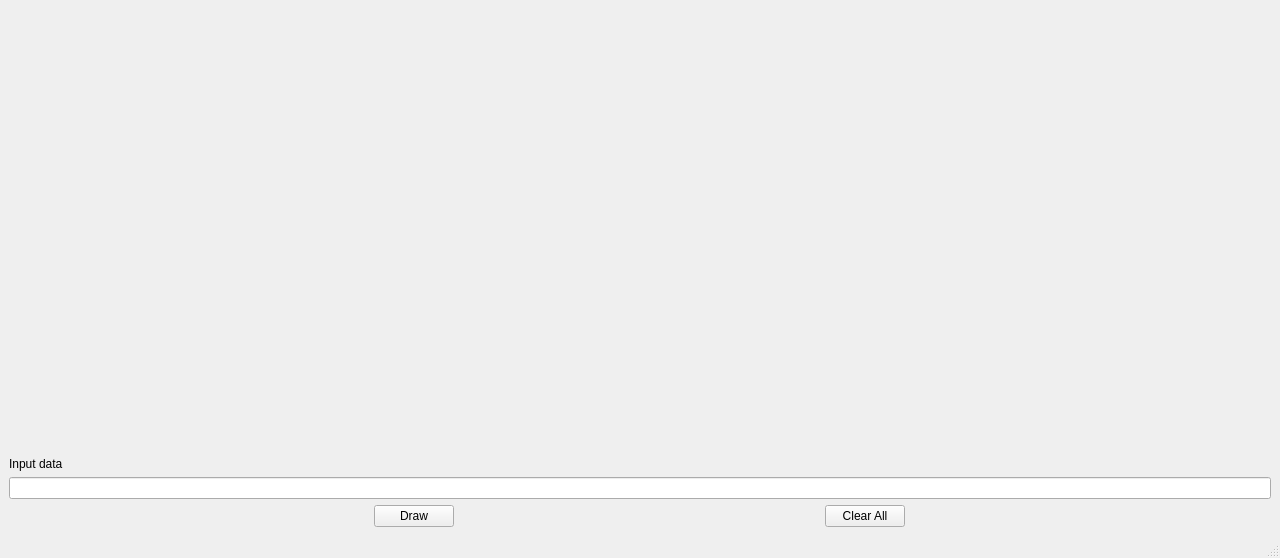
<?xml version="1.0" encoding="UTF-8"?>
<ui version="4.0">
 <class>MainWindow</class>
 <widget class="QMainWindow" name="MainWindow">
  <property name="geometry">
   <rect>
    <x>0</x>
    <y>0</y>
    <width>1280</width>
    <height>558</height>
   </rect>
  </property>
  <property name="windowTitle">
   <string>MainWindow</string>
  </property>
  <widget class="QWidget" name="centralwidget">
   <layout class="QGridLayout" name="gridLayout">
    <item row="2" column="0">
     <widget class="QCustomPlot" name="widget" native="true">
      <property name="sizePolicy">
       <sizepolicy hsizetype="Expanding" vsizetype="Expanding">
        <horstretch>0</horstretch>
        <verstretch>0</verstretch>
       </sizepolicy>
      </property>
     </widget>
    </item>
    <item row="3" column="0">
     <layout class="QVBoxLayout" name="verticalLayout">
      <item>
       <widget class="QLabel" name="label">
        <property name="sizePolicy">
         <sizepolicy hsizetype="Fixed" vsizetype="Fixed">
          <horstretch>0</horstretch>
          <verstretch>0</verstretch>
         </sizepolicy>
        </property>
        <property name="text">
         <string>Input data</string>
        </property>
       </widget>
      </item>
      <item>
       <widget class="QLineEdit" name="lineEdit"/>
      </item>
      <item>
       <layout class="QHBoxLayout" name="horizontalLayout_4">
        <item>
         <widget class="QPushButton" name="pushButton_2">
          <property name="sizePolicy">
           <sizepolicy hsizetype="Fixed" vsizetype="Fixed">
            <horstretch>0</horstretch>
            <verstretch>0</verstretch>
           </sizepolicy>
          </property>
          <property name="text">
           <string>Draw</string>
          </property>
         </widget>
        </item>
        <item>
         <widget class="QPushButton" name="pushButton">
          <property name="sizePolicy">
           <sizepolicy hsizetype="Fixed" vsizetype="Fixed">
            <horstretch>0</horstretch>
            <verstretch>0</verstretch>
           </sizepolicy>
          </property>
          <property name="text">
           <string>Clear All</string>
          </property>
         </widget>
        </item>
       </layout>
      </item>
     </layout>
    </item>
   </layout>
  </widget>
  <widget class="QMenuBar" name="menubar">
   <property name="geometry">
    <rect>
     <x>0</x>
     <y>0</y>
     <width>1280</width>
     <height>22</height>
    </rect>
   </property>
  </widget>
  <widget class="QStatusBar" name="statusbar"/>
 </widget>
 <customwidgets>
  <customwidget>
   <class>QCustomPlot</class>
   <extends>QWidget</extends>
   <header>qcustomplot.h</header>
   <container>1</container>
  </customwidget>
 </customwidgets>
 <resources/>
 <connections/>
</ui>
